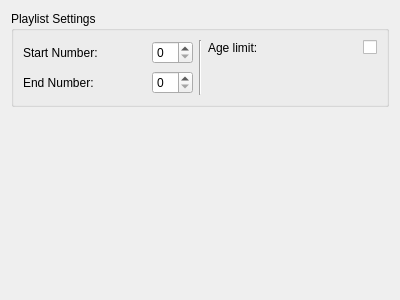
<?xml version="1.0" encoding="UTF-8"?>
<ui version="4.0">
 <class>PlaylistSettings</class>
 <widget class="QWidget" name="PlaylistSettings">
  <property name="geometry">
   <rect>
    <x>0</x>
    <y>0</y>
    <width>400</width>
    <height>300</height>
   </rect>
  </property>
  <property name="windowTitle">
   <string>Form</string>
  </property>
  <layout class="QVBoxLayout" name="verticalLayout">
   <item>
    <widget class="QGroupBox" name="groupBox">
     <property name="title">
      <string>Playlist Settings</string>
     </property>
     <layout class="QHBoxLayout" name="horizontalLayout_3">
      <item>
       <layout class="QVBoxLayout" name="leftLayout">
        <item>
         <layout class="QHBoxLayout" name="startLayout">
          <item>
           <widget class="QLabel" name="startLabel">
            <property name="sizePolicy">
             <sizepolicy hsizetype="Expanding" vsizetype="Preferred">
              <horstretch>0</horstretch>
              <verstretch>0</verstretch>
             </sizepolicy>
            </property>
            <property name="text">
             <string>Start Number:</string>
            </property>
           </widget>
          </item>
          <item>
           <widget class="QSpinBox" name="startBox"/>
          </item>
         </layout>
        </item>
        <item>
         <layout class="QHBoxLayout" name="endLayout">
          <item>
           <widget class="QLabel" name="endLabel">
            <property name="sizePolicy">
             <sizepolicy hsizetype="Expanding" vsizetype="Preferred">
              <horstretch>0</horstretch>
              <verstretch>0</verstretch>
             </sizepolicy>
            </property>
            <property name="text">
             <string>End Number:</string>
            </property>
           </widget>
          </item>
          <item>
           <widget class="QSpinBox" name="endBox"/>
          </item>
         </layout>
        </item>
       </layout>
      </item>
      <item>
       <widget class="Line" name="seperationLine">
        <property name="orientation">
         <enum>Qt::Vertical</enum>
        </property>
       </widget>
      </item>
      <item>
       <layout class="QVBoxLayout" name="rightLayout">
        <item>
         <layout class="QHBoxLayout" name="ageLayout">
          <item>
           <widget class="QLabel" name="ageLabel">
            <property name="sizePolicy">
             <sizepolicy hsizetype="Expanding" vsizetype="Preferred">
              <horstretch>0</horstretch>
              <verstretch>0</verstretch>
             </sizepolicy>
            </property>
            <property name="text">
             <string>Age limit:</string>
            </property>
           </widget>
          </item>
          <item>
           <widget class="QCheckBox" name="ageBox">
            <property name="text">
             <string/>
            </property>
           </widget>
          </item>
         </layout>
        </item>
        <item>
         <spacer name="rightSpacer">
          <property name="orientation">
           <enum>Qt::Vertical</enum>
          </property>
          <property name="sizeHint" stdset="0">
           <size>
            <width>20</width>
            <height>40</height>
           </size>
          </property>
         </spacer>
        </item>
       </layout>
      </item>
     </layout>
    </widget>
   </item>
   <item>
    <spacer name="allSpacer_2">
     <property name="orientation">
      <enum>Qt::Vertical</enum>
     </property>
     <property name="sizeHint" stdset="0">
      <size>
       <width>20</width>
       <height>40</height>
      </size>
     </property>
    </spacer>
   </item>
   <item>
    <spacer name="allSpacer">
     <property name="orientation">
      <enum>Qt::Vertical</enum>
     </property>
     <property name="sizeHint" stdset="0">
      <size>
       <width>20</width>
       <height>40</height>
      </size>
     </property>
    </spacer>
   </item>
  </layout>
 </widget>
 <resources/>
 <connections/>
</ui>
